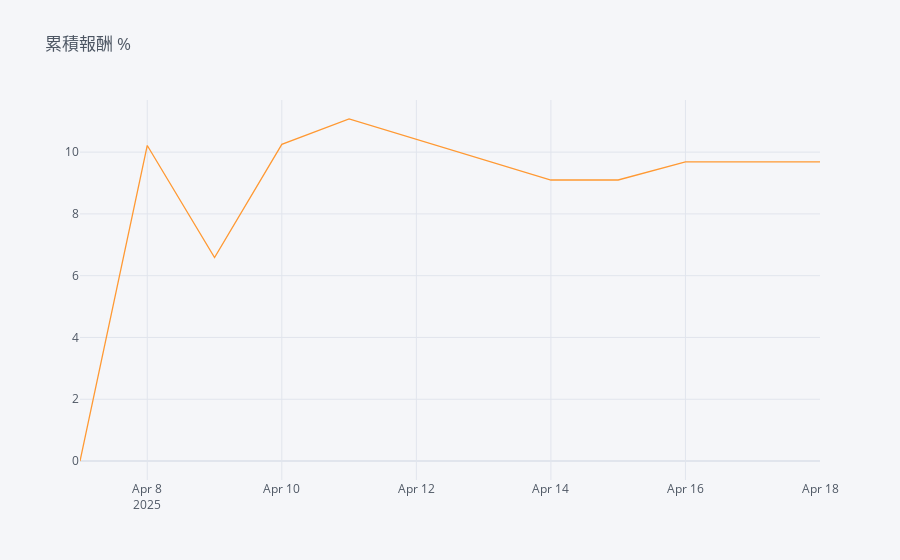

The cell this chart's notebook holds for it:
### Code cell
bt_ret_last10days = bt_ret.iloc[-10:] * 100
bt_ret_last10days.iloc[0] = 0
bt_ret_last10days.cumsum().iplot(title='累積報酬 % ')

### Figure 1 — Plotly figure (JSON) as saved in the notebook; plotly's stock layout.template omitted (floating-point values rounded to 4 significant figures)
{"data": [{"line": {"color": "rgba(255, 153, 51, 1.0)", "dash": "solid", "shape": "linear", "width": 1.3}, "mode": "lines", "name": "ic_ir_return", "text": "", "type": "scatter", "x": ["2025-04-07", "2025-04-08", "2025-04-09", "2025-04-10", "2025-04-11", "2025-04-14", "2025-04-15", "2025-04-16", "2025-04-17", "2025-04-18"], "y": [0, 10.22, 6.589, 10.25, 11.07, 9.098, 9.098, 9.688, 9.688, 9.688]}], "layout": {"legend": {"bgcolor": "#F5F6F9", "font": {"color": "#4D5663"}}, "paper_bgcolor": "#F5F6F9", "plot_bgcolor": "#F5F6F9", "title": {"font": {"color": "#4D5663"}, "text": "累積報酬 % "}, "xaxis": {"gridcolor": "#E1E5ED", "showgrid": true, "tickfont": {"color": "#4D5663"}, "title": {"font": {"color": "#4D5663"}, "text": ""}, "zerolinecolor": "#E1E5ED"}, "yaxis": {"gridcolor": "#E1E5ED", "showgrid": true, "tickfont": {"color": "#4D5663"}, "title": {"font": {"color": "#4D5663"}, "text": ""}, "zerolinecolor": "#E1E5ED"}}}
